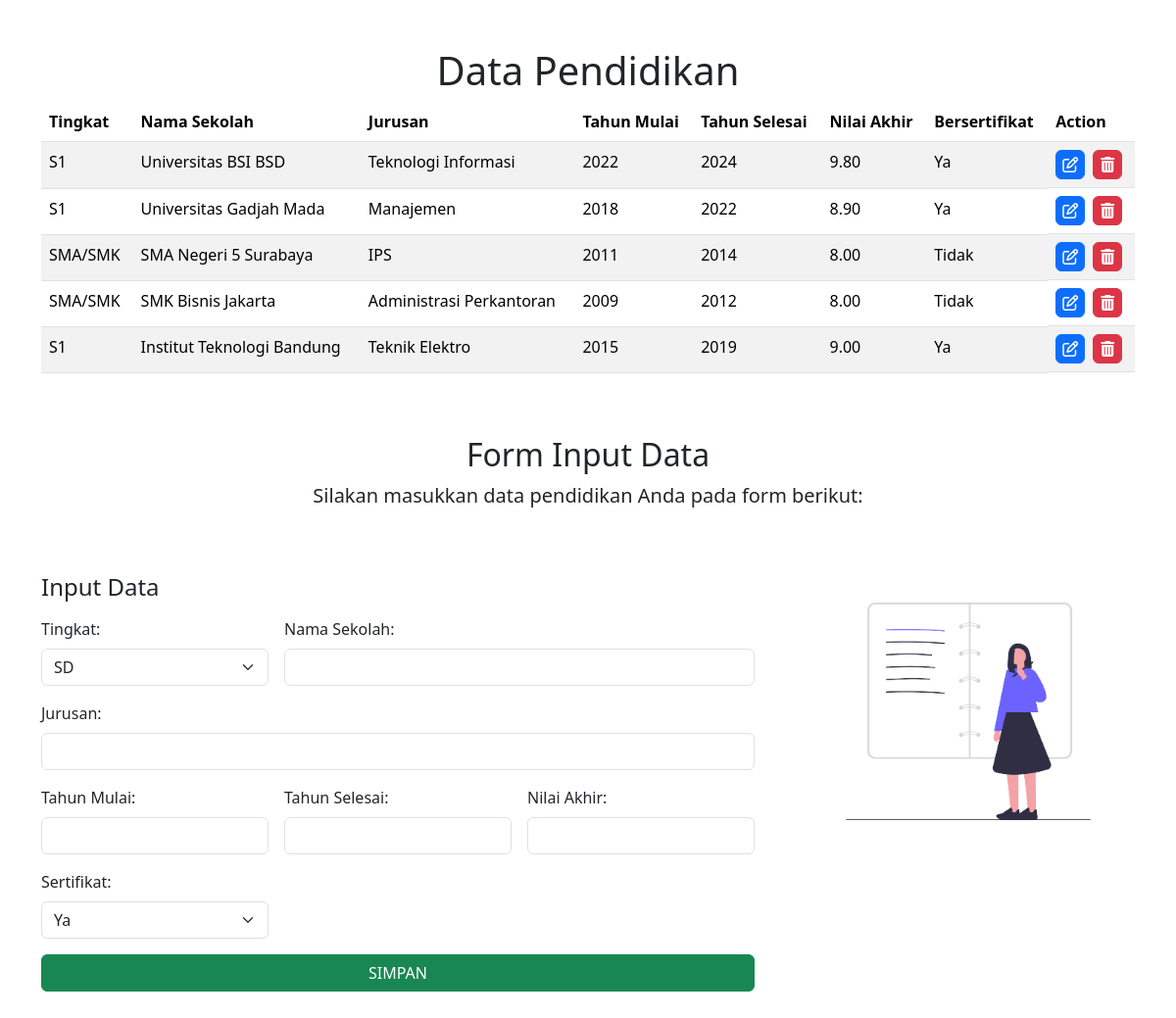
/index-insert.php, run on the app's committed database.
### tables this page shows
CREATE TABLE `data_pendidikan` (
  `id` int(11) NOT NULL,
  `tingkat` varchar(7) NOT NULL,
  `nama_sekolah` varchar(35) NOT NULL,
  `jurusan` varchar(25) NOT NULL,
  `tahun_mulai` int(4) NOT NULL,
  `tahun_selesai` int(4) NOT NULL,
  `nilai_akhir` float(4,2) NOT NULL,
  `bersertifikat` varchar(5) NOT NULL
);

### functions.php (called while the page is built, shortened)
<?php
function tabelPendidikan($koneksi){
    $sql = "SHOW TABLES LIKE 'data_pendidikan'";
    return $koneksi->query($sql)->num_rows > 0;
}
function dataPendidikan($koneksi){
    $sql = "SELECT * FROM data_pendidikan";
    return $koneksi->query($sql);
}

### index-insert.php (the view, shortened to what this page needs)
<!DOCTYPE html>
<html>
<head>
    <link rel="stylesheet" href="https://cdn.jsdelivr.net/npm/bootstrap@5.3.2/dist/css/bootstrap.min.css">
</head>
<body>
    <?php
    include 'functions.php';
    $adaTabel = tabelPendidikan($koneksi);
    ?>
    <div class="container">
        <main>
            <div class="py-5">
                <div class="text-center">
                    <h1>Data Pendidikan</h1>
                    <?php if (!$adaTabel) : ?>
                        <p class="lead text-danger">Mohon maaf, tabel yang diperlukan untuk proses input data belum tersedia. Untuk melanjutkan, Anda dapat membuat tabel tersebut dengan satu klik menggunakan tombol berikut:</p>
                        <a href="ddl-tabel.php" class="btn btn-primary">Buat Tabel</a>
                </div>
            <?php else : ?>
                <table class="text-start table table-striped table-hover">
                    <thead>
                        <tr>
                            <th scope="col">Tingkat</th>
                            <th scope="col">Nama Sekolah</th>
                            <th scope="col">Jurusan</th>
                            <th scope="col">Tahun Mulai</th>
                            <th scope="col">Tahun Selesai</th>
                            <th scope="col">Nilai Akhir</th>
                            <th scope="col">Bersertifikat</th>
                            <th scope="col">Action</th>
                        </tr>
                    </thead>
                    <tbody>
                        <?php
                        $data_pendidikan = dataPendidikan($koneksi);
                        if ($data_pendidikan->num_rows > 0) {
                            while ($baris = $data_pendidikan->fetch_assoc()) {
                                echo "<tr>";
                                echo "<td>" . $baris["tingkat"] . "</td>";
                                echo "<td>" . $baris["nama_sekolah"] . "</td>";
                                echo "<td>" . $baris["jurusan"] . "</td>";
                                echo "<td>" . $baris["tahun_mulai"] . "</td>";
                                echo "<td>" . $baris["tahun_selesai"] . "</td>";
                                echo "<td>" . $baris["nilai_akhir"] . "</td>";
                                echo "<td>" . $baris["bersertifikat"] . "</td>";
                                echo "<td class='d-flex dml-edit-delete'>";
                                echo "<form action='index-update.php' method='POST'>
                                        <input type='hidden' name='id' value='" . $baris["id"] . "'>
                                        <button type='submit' class='btn btn-primary' title='Edit'><i class='fa fa-edit'></i></button>
                                    </form>";
                                echo "<form action='dml-delete.php' method='POST' class='delete-data'>
                                        <input type='hidden' name='id' value='" . $baris["id"] . "'>
                                        <input type='hidden' name='tingkat' value='" . $baris["tingkat"] . "'>
                                        <input type='hidden' name='sekolah' value='" . $baris["nama_sekolah"] . "'>
                                        <input type='hidden' name='jurusan' value='" . $baris["jurusan"] . "'>
                                        <button type='submit' class='btn btn-danger' title='Delete'><i class='fa fa-trash'></i></button>
                                    </form>";
                                echo "</td>";
                                echo "</tr>";
                            }
                        } else {
                            echo "<tr><td colspan='8'>Belum ada data</td></tr>";
                        }
                        ?>
                    </tbody>
                </table>
            </div>
            <div class="py-5 text-center">
                <h2>Form Input Data</h2>
                <p class="lead">Silakan masukkan data pendidikan Anda pada form berikut:</p>
            <?php endif; ?>
            </div>
            <?php if ($adaTabel) : ?>
                <div class="row g-5">
                <?php else : ?>
                    <div class="row g-5 tidak-ada-tabel">
                        <div class="blur-overlay"></div>
                    <?php endif; ?>
                    <div class="col-md-5 col-lg-4 order-md-last">
                        <img src="img/input.png" class="img-fluid" alt="Input Data" height="450">
                    </div>
                    <div class="col-md-7 col-lg-8">
                        <h4 class="mb-3">Input Data</h4>
                        <form class="insert-validation" novalidate action="dml-insert.php" method="POST">
                            <div class="row g-3">
                                <div class="col-sm-4">
                                    <label for="tingkat_sekolah" class="form-label">Tingkat:</label>
                                    <select name="tingkat" class="form-select" id="tingkat_sekolah" required>
                                        <option value="SD">SD</option>
                                    </select>
                                </div>
                                <div class="col-sm-8">
                                    <label for="nama_sekolah" class="form-label">Nama Sekolah:</label>
                                    <input name="nama_sekolah" type="text" class="form-control" id="nama_sekolah" placeholder="" value="" maxlength="35" required>
                                </div>
                                <div class="col-12">
                                    <label for="nama_jurusan" class="form-label">Jurusan:</label>
                                    <input name="jurusan" type="text" class="form-control" id="nama_jurusan" placeholder="" value="" maxlength="25" required>
                                </div>
                                <div class="col-sm-4">
                                    <label for="tahun_mulai" class="form-label">Tahun Mulai:</label>
                                    <input name="tahun_mulai" type="number" class="form-control" min="1000" max="9999" id="tahun_mulai" placeholder="" value="" required>
                                </div>
                                <div class="col-sm-4">
                                    <label for="tahun_selesai" class="form-label">Tahun Selesai:</label>
                                    <input name="tahun_selesai" type="number" class="form-control" min="1000" max="9999" id="tahun_selesai" placeholder="" value="" required>
                                </div>
                                <div class="col-sm-4">
                                    <label for="nilai_akhir" class="form-label">Nilai Akhir:</label>
                                    <input name="nilai_akhir" type="number" class="form-control" id="nilai_akhir" step="0.01" min="0" max="10" placeholder="" value="" required>
                                </div>
                                <div class="col-sm-4">
                                    <label for="bersertifikat" class="form-label">Sertifikat:</label>
                                    <select name="bersertifikat" class="form-select" id="bersertifikat" required>
                                        <option value="Ya">Ya</option>
                                    </select>
                                </div>
                                <div class="col-12 d-grid">
                                    <button class="btn btn-success" type="submit">SIMPAN</button>
                                </div>
                            </div>
                        </form>
                    </div>
                    </div>
        </main>
    </div>
</body>
</html>

### index-insert.php (style rules this page uses)
.row { position: relative; }
.dml-edit-delete button { width: 30px; height: 30px; padding: 0; }

### data on the page
data_pendidikan: tingkat "S1", nama_sekolah "Universitas BSI BSD", jurusan "Teknologi Informasi", tahun_mulai "2022", tahun_selesai "2024", nilai_akhir "9.80", bersertifikat "Ya"
data_pendidikan: tingkat "S1", nama_sekolah "Universitas Gadjah Mada", jurusan "Manajemen", tahun_mulai "2018", tahun_selesai "2022", nilai_akhir "8.90", bersertifikat "Ya"
data_pendidikan: tingkat "SMA/SMK", nama_sekolah "SMA Negeri 5 Surabaya", jurusan "IPS", tahun_mulai "2011", tahun_selesai "2014", nilai_akhir "8.00", bersertifikat "Tidak"
data_pendidikan: tingkat "SMA/SMK", nama_sekolah "SMK Bisnis Jakarta", jurusan "Administrasi Perkantoran", tahun_mulai "2009", tahun_selesai "2012", nilai_akhir "8.00", bersertifikat "Tidak"
data_pendidikan: tingkat "S1", nama_sekolah "Institut Teknologi Bandung", jurusan "Teknik Elektro", tahun_mulai "2015", tahun_selesai "2019", nilai_akhir "9.00", bersertifikat "Ya"
